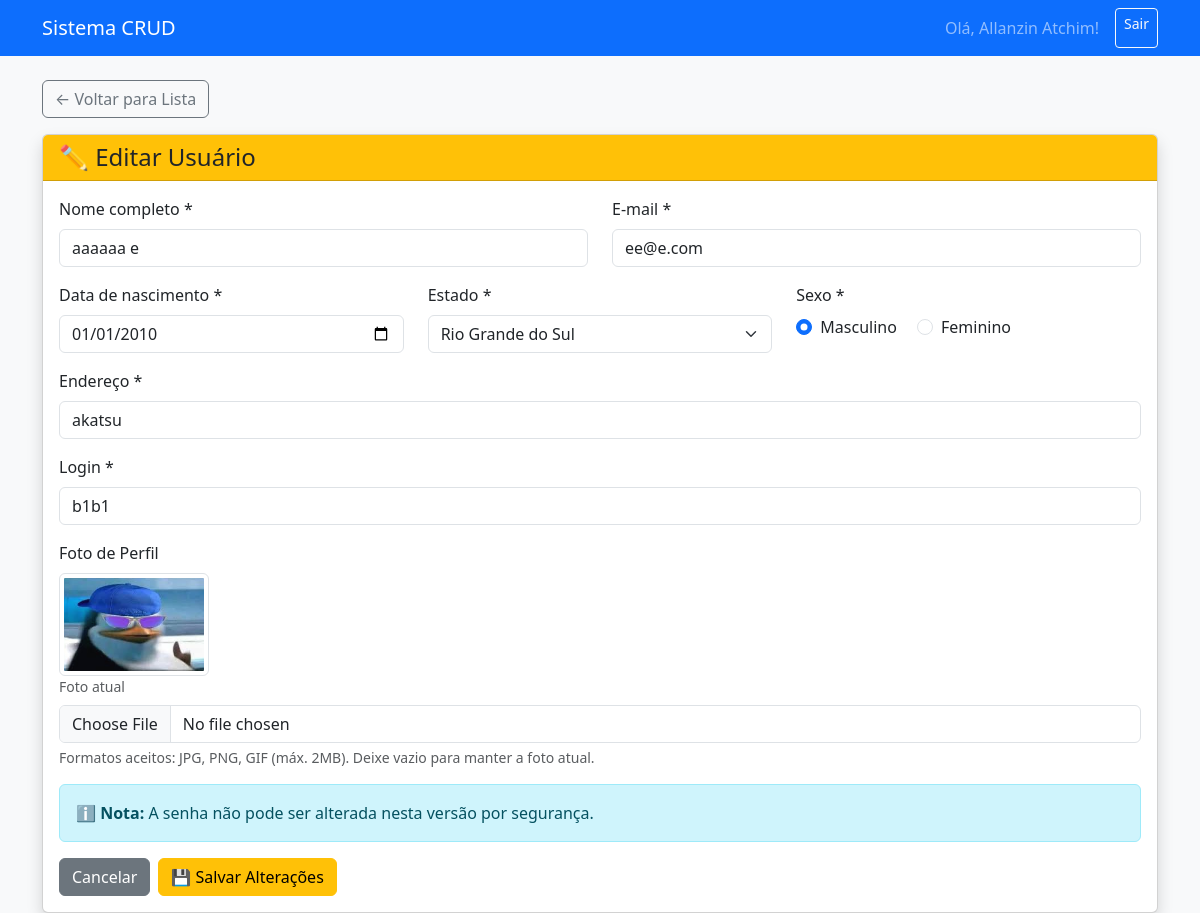
The app's page /editar.php?id=16 (signed in) with its own data.
### tables this page shows
CREATE TABLE `usuarios` (
  `id` int(11) NOT NULL AUTO_INCREMENT,
  `nome` varchar(100) NOT NULL,
  `email` varchar(100) NOT NULL,
  `data_nasc` date NOT NULL,
  `estado` varchar(2) NOT NULL,
  `endereco` varchar(255) NOT NULL,
  `sexo` varchar(10) NOT NULL,
  `login` varchar(50) NOT NULL,
  `senha` varchar(255) NOT NULL,
  `foto` varchar(255) DEFAULT NULL,
  PRIMARY KEY (`id`)
);

### editar.php (the view, shortened to what this page needs)
<?php
include 'conexao.php';
$usuario = null;
if (isset($_GET['id'])) {
    $id = intval($_GET['id']);
    $stmt = $con->prepare("SELECT * FROM usuarios WHERE id = ?");
    $stmt->bind_param("i", $id);
    $stmt->execute();
    $resultado = $stmt->get_result();
    if ($resultado->num_rows > 0) {
        $usuario = $resultado->fetch_assoc();
    } else {
        $msg = "<div class='alert alert-danger'>Usuário não encontrado!</div>";
    }
}
?>
<!DOCTYPE html>
<html lang="pt-BR">
<head>
<link href="https://cdn.jsdelivr.net/npm/bootstrap@5.3.3/dist/css/bootstrap.min.css" rel="stylesheet"/>
</head>
<body class="bg-light">
<nav class="navbar navbar-expand-lg navbar-dark bg-primary">
  <div class="container">
    <a class="navbar-brand" href="home.php">
      <i class="bi bi-house-door"></i> Sistema CRUD
    </a>
    <div class="navbar-nav ms-auto">
      <span class="navbar-text me-3">
        Olá, <?= htmlspecialchars($_SESSION['usuario_nome']) ?>!
      </span>
      <a href="logout.php" class="btn btn-outline-light btn-sm">
        <i class="bi bi-box-arrow-right"></i> Sair
      </a>
    </div>
  </div>
</nav>
<div class="container mt-4">
  <div class="mb-3">
    <a href="home.php" class="btn btn-outline-secondary">← Voltar para Lista</a>
  </div>
  <div class="card shadow">
    <div class="card-header bg-warning text-dark">
      <h4 class="mb-0">✏️ Editar Usuário</h4>
    </div>
    <div class="card-body">
      <?php if($usuario): ?>
      <form action="" method="post" enctype="multipart/form-data">
        <div class="row">
          <div class="col-md-6 mb-3">
            <label for="name" class="form-label">Nome completo *</label>
            <input type="text" id="name" name="name" class="form-control"
                   value="<?= htmlspecialchars($usuario['nome']) ?>" required />
          </div>
          <div class="col-md-6 mb-3">
            <label for="email" class="form-label">E-mail *</label>
            <input type="email" id="email" name="email" class="form-control"
                   value="<?= htmlspecialchars($usuario['email']) ?>" required />
          </div>
        </div>
        <div class="row">
          <div class="col-md-4 mb-3">
            <label for="date" class="form-label">Data de nascimento *</label>
            <input type="date" id="date" name="date" class="form-control"
                   value="<?= $usuario['data_nasc'] ?>" required />
          </div>
          <div class="col-md-4 mb-3">
            <label for="estado" class="form-label">Estado *</label>
            <select id="estado" name="estado" class="form-select" required>
              <option value="rs" <?= $usuario['estado'] == 'rs' ? 'selected' : '' ?>>Rio Grande do Sul</option>
            </select>
          </div>
          <div class="col-md-4 mb-3">
            <label class="form-label d-block">Sexo *</label>
            <div class="form-check form-check-inline">
              <input type="radio" id="masculino" name="sexo" value="masculino"
                     class="form-check-input" <?= $usuario['sexo'] == 'masculino' ? 'checked' : '' ?> required />
              <label for="masculino" class="form-check-label">Masculino</label>
            </div>
            <div class="form-check form-check-inline">
              <input type="radio" id="feminino" name="sexo" value="feminino"
                     class="form-check-input" <?= $usuario['sexo'] == 'feminino' ? 'checked' : '' ?> />
              <label for="feminino" class="form-check-label">Feminino</label>
            </div>
          </div>
        </div>
        <div class="mb-3">
          <label for="endereco" class="form-label">Endereço *</label>
          <input type="text" id="endereco" name="endereco" class="form-control"
                 value="<?= htmlspecialchars($usuario['endereco']) ?>" required />
        </div>
        <div class="mb-3">
          <label for="login" class="form-label">Login *</label>
          <input type="text" id="login" name="login" class="form-control"
                 value="<?= htmlspecialchars($usuario['login']) ?>" required />
        </div>
        <div class="mb-3">
          <label for="foto" class="form-label">Foto de Perfil</label>
          <?php if ($usuario['foto']): ?>
            <div class="mb-2">
              <img src="uploads/<?= htmlspecialchars($usuario['foto']) ?>"
                   alt="Foto atual" class="img-thumbnail" style="max-width: 150px;">
              <small class="text-muted d-block">Foto atual</small>
            </div>
          <?php endif; ?>
          <input type="file" id="foto" name="foto" class="form-control" accept="image/*" />
          <div class="form-text">Formatos aceitos: JPG, PNG, GIF (máx. 2MB). Deixe vazio para manter a foto atual.</div>
        </div>
        <div class="alert alert-info">
          <strong>ℹ️ Nota:</strong> A senha não pode ser alterada nesta versão por segurança.
        </div>
        <div class="d-flex gap-2">
          <a href="index.php" class="btn btn-secondary">Cancelar</a>
          <button type="submit" class="btn btn-warning">💾 Salvar Alterações</button>
        </div>
      </form>
      <?php endif; ?>
    </div>
  </div>
</div>
</body>
</html>

### records on screen
usuarios: name "aaaaaa e", email "ee@e.com", date "01/01/2010", estado "Rio Grande do Sul", sexo "☑ Masculino", sexo "☐ Feminino", endereco "akatsu", login "b1b1", foto (picture)

### other values on screen
$_SESSION['usuario_nome'] "Allanzin Atchim"
